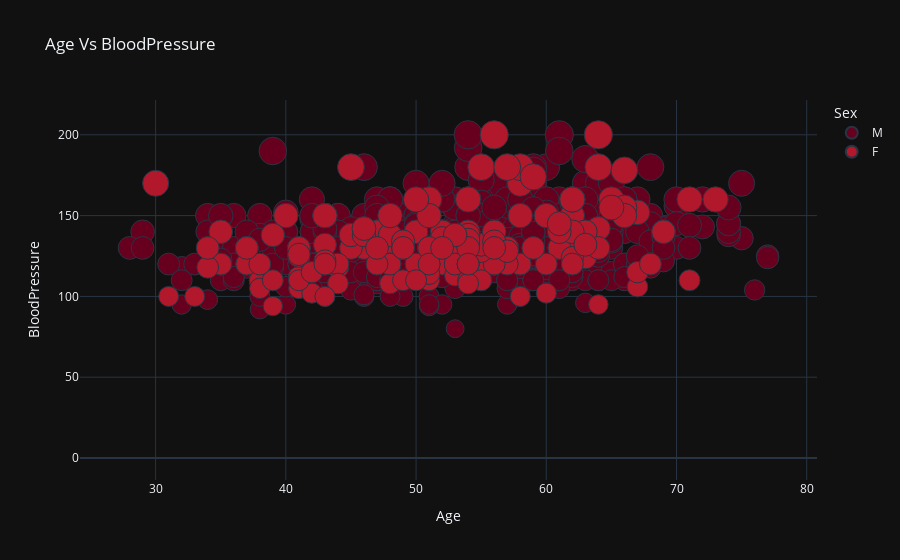

Source (notebook cell):
### Code cell
px.scatter(train_set,x='Age',y='RestingBP',color='Sex',size='RestingBP',labels={'RestingBP':'BloodPressure'},template='plotly_dark',opacity=1,color_discrete_sequence=px.colors.sequential.RdBu,title='Age Vs BloodPressure')

### Figure 1 — Plotly figure (JSON) as saved in the notebook; plotly's stock layout.template omitted (floating-point values rounded to 4 significant figures; data arrays with more than 128 entries replaced by an {"elided": "..."} marker saying what was removed)
{"data": [{"hovertemplate": "Sex=M<br>Age=%{x}<br>BloodPressure=%{marker.size}<extra></extra>", "legendgroup": "M", "marker": {"color": "rgb(103,0,31)", "opacity": 1, "size": {"elided": "580 int values"}, "sizemode": "area", "sizeref": 0.5, "symbol": "circle"}, "mode": "markers", "name": "M", "orientation": "v", "showlegend": true, "type": "scatter", "x": {"elided": "580 int values"}, "xaxis": "x", "y": {"elided": "580 int values"}, "yaxis": "y"}, {"hovertemplate": "Sex=F<br>Age=%{x}<br>BloodPressure=%{marker.size}<extra></extra>", "legendgroup": "F", "marker": {"color": "rgb(178,24,43)", "opacity": 1, "size": {"elided": "154 int values"}, "sizemode": "area", "sizeref": 0.5, "symbol": "circle"}, "mode": "markers", "name": "F", "orientation": "v", "showlegend": true, "type": "scatter", "x": {"elided": "154 int values"}, "xaxis": "x", "y": {"elided": "154 int values"}, "yaxis": "y"}], "layout": {"legend": {"itemsizing": "constant", "title": {"text": "Sex"}, "tracegroupgap": 0}, "title": {"text": "Age Vs BloodPressure"}, "xaxis": {"anchor": "y", "domain": [0, 1], "title": {"text": "Age"}}, "yaxis": {"anchor": "x", "domain": [0, 1], "title": {"text": "BloodPressure"}}}}
